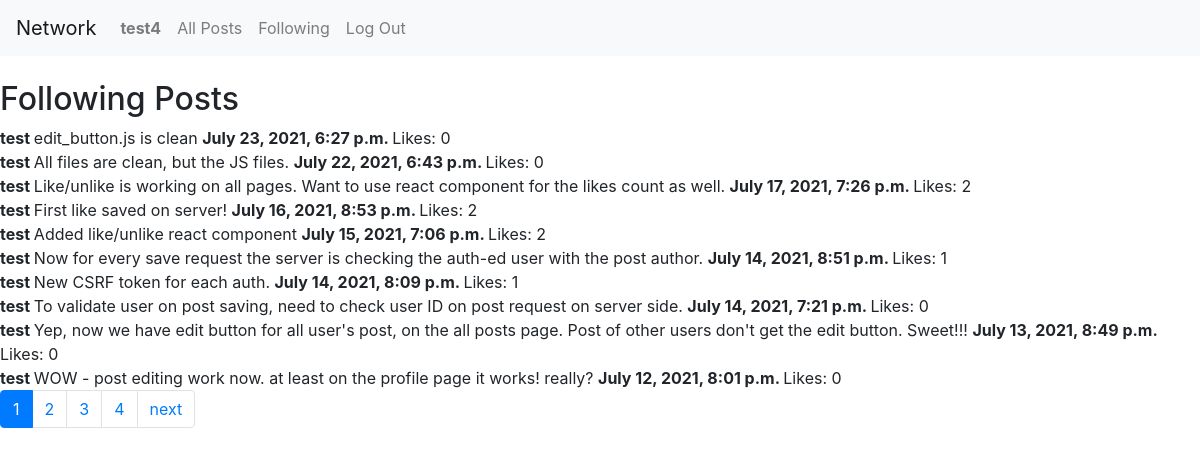
The app's page /following (signed in), older data.
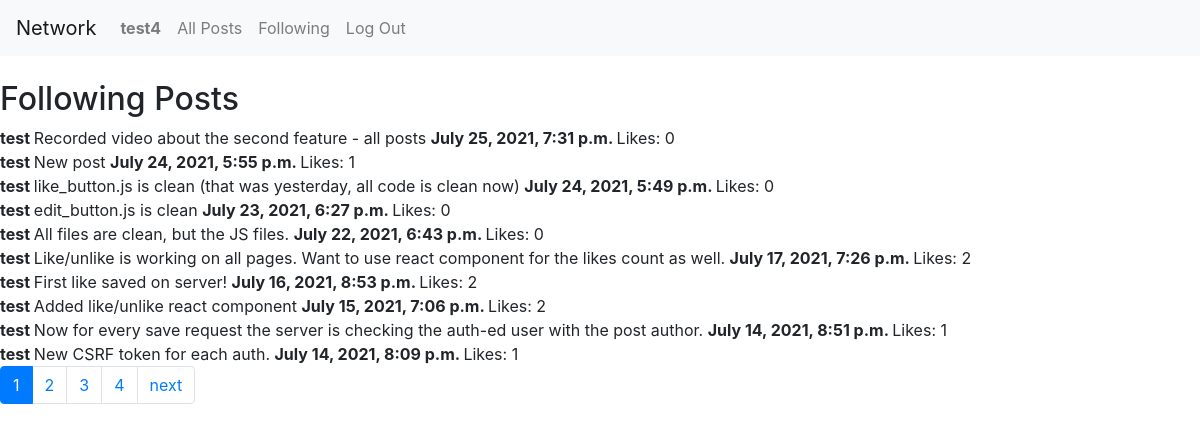
The same page, newer data.
### network/models.py (models this page shows, shortened)
class Post(models.Model):
    author = models.ForeignKey(User, on_delete=models.CASCADE, related_name="posts")
    text = models.CharField(max_length=100)
    likes_count = models.PositiveIntegerField(default=0)
    likes_users = models.ManyToManyField(User, blank=True)
    date_time = models.DateTimeField(auto_now=False, auto_now_add=True)

class User(AbstractUser):
    following = models.ManyToManyField('self', symmetrical=False, related_name="followers", blank=True)
    def __str__(self):
        return f"{self.username}"

### network/views.py (the view)
# urls.py: path("following", views.following, name="following"),
def following(request):
    if not request.user.is_authenticated:
        return HttpResponseRedirect(reverse("index"))
    users = request.user.following.all()
    posts = []
    for user in users:
        posts += user.posts.all() # and collect all posts the user follows
    def datetime(p):
        return p.date_time
    posts.sort(reverse=True, key=datetime)
    paginator=Paginator(posts, 10)
    page_number = request.GET.get('page')
    page_obj = paginator.get_page(page_number)
    return render(request, "network/following.html", {"page_obj": page_obj})

### network/templates/network/following.html (shortened to what this page needs)
{% extends "network/layout.html" %}
{% block body %}
    <br>
    <h2> Following Posts </h2>
    <div>
        {% for post in page_obj %}
            <div class="post" id="{{post.id}}">
                <b> {{post.author}} </b>
                <text class="text"> {{post.text}} </text>
                <b> {{post.date_time}} </b>
                <likes class="likes"> Likes: {{post.likes_count}} </likes>
            </div>
        {% endfor %}
    </div>
{% endblock %}

### network/templates/network/layout.html (shortened to what this page needs)
{% load static %}
<!DOCTYPE html>
<html lang="en">
    <head>
        <link rel="stylesheet" href="https://stackpath.bootstrapcdn.com/bootstrap/4.4.1/css/bootstrap.min.css">
        <link href="{% static 'network/styles.css' %}" rel="stylesheet">
    </head>
    <body>
        <nav class="navbar navbar-expand-lg navbar-light bg-light">
            <a class="navbar-brand" href="#">Network</a>
            <div>
              <ul class="navbar-nav mr-auto">
                {% if user.is_authenticated %}
                    <li class="nav-item">
                        <a class="nav-link" href="{% url 'profile' %}"><strong>{{ user.username }}</strong></a>
                    </li>
                {% endif %}
                <li class="nav-item">
                  <a class="nav-link" href="{% url 'index' %}">All Posts</a>
                </li>
                {% if user.is_authenticated %}
                    <li class="nav-item">
                        <a class="nav-link" href="{% url 'following' %}">Following</a>
                    </li>
                    <li class="nav-item">
                        <a class="nav-link" href="{% url 'logout' %}">Log Out</a>
                    </li>
                {% endif %}
              </ul>
            </div>
          </nav>
        <div class="body">
            {% block body %}
            {% endblock %}
        </div>
        <nav aria-label="Posts navigation pages">
            <ul class="pagination">
                {% for current_page in page_obj.paginator.page_range %}
                    {% if current_page != page_obj.number %}
                        <li class="page-item">
                            <a class="page-link" href="?page={{ current_page }}">
                                {{current_page}}
                            </a>
                        </li>
                    {% else %}
                        <li class="page-item active">
                            <a class="page-link">
                                {{current_page}}
                            </a>
                        </li>
                    {% endif %}
                {% endfor %}
                {% if page_obj.has_next %}
                    <li class="page-item">
                        <a class="page-link" href="?page={{ page_obj.next_page_number }}">
                            next
                        </a>
                    </li>
                {% endif %}
            </ul>
        </nav>
    </body>
</html>

Row changes from the older to the newer data that the page shows:
no longer on this page (row unchanged): Post: author "test", text "To validate user on post saving, need to check user ID on post request on server side.", date_time "July 14, 2021, 7:21 p.m.", likes_count "0"
no longer on this page (row unchanged): Post: author "test", text "Yep, now we have edit button for all user's post, on the all posts page. Post of other users don't get the edit button. Sweet!!!", date_time "July 13, 2021, 8:49 p.m.", likes_count "0"
no longer on this page (row unchanged): Post: author "test", text "WOW - post editing work now. at least on the profile page it works! really?", date_time "July 12, 2021, 8:01 p.m.", likes_count "0"
added Post: author "test", text "Recorded video about the second feature - all posts", date_time "July 25, 2021, 7:31 p.m.", likes_count "0"
added Post: author "test", text "New post", date_time "July 24, 2021, 5:55 p.m.", likes_count "1"
added Post: author "test", text "like_button.js is clean (that was yesterday, all code is clean now)", date_time "July 24, 2021, 5:49 p.m.", likes_count "0"
